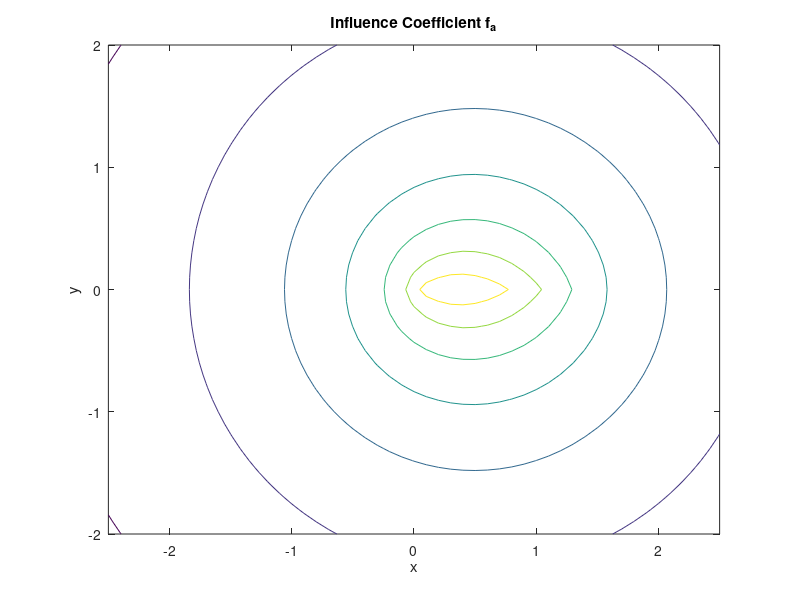
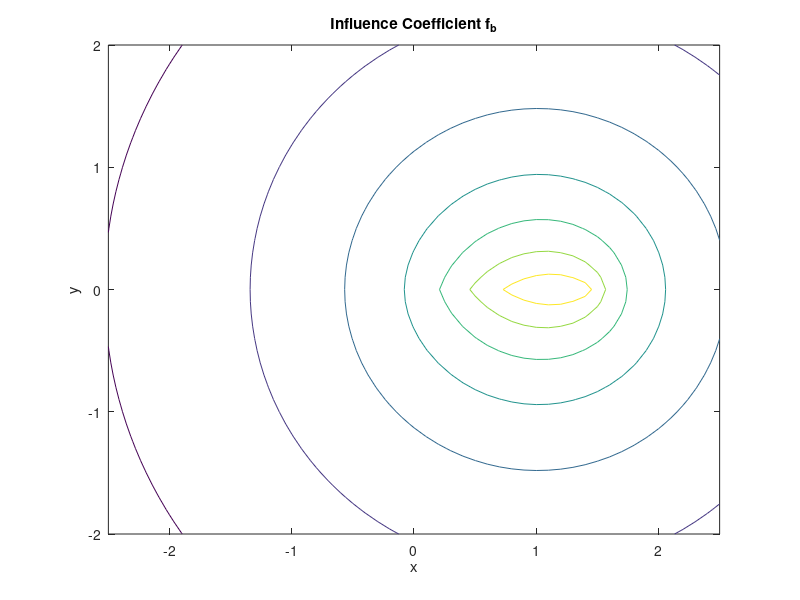
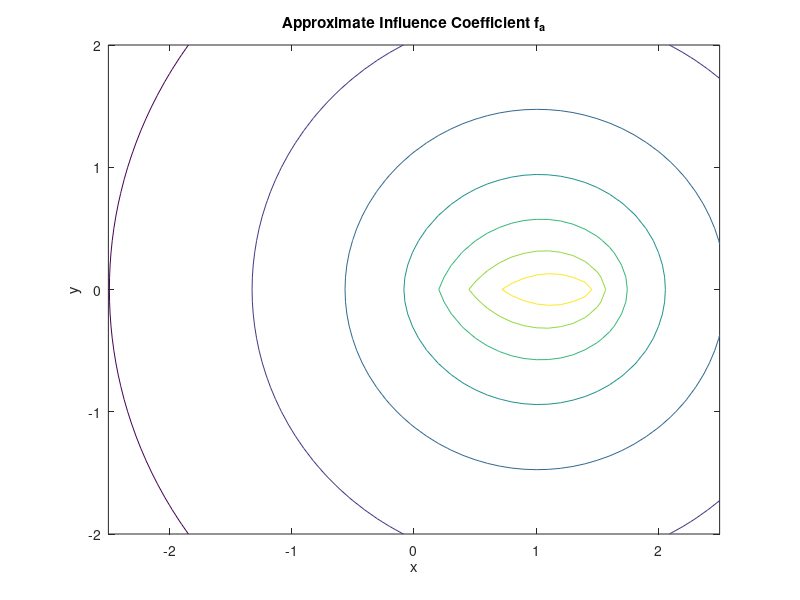
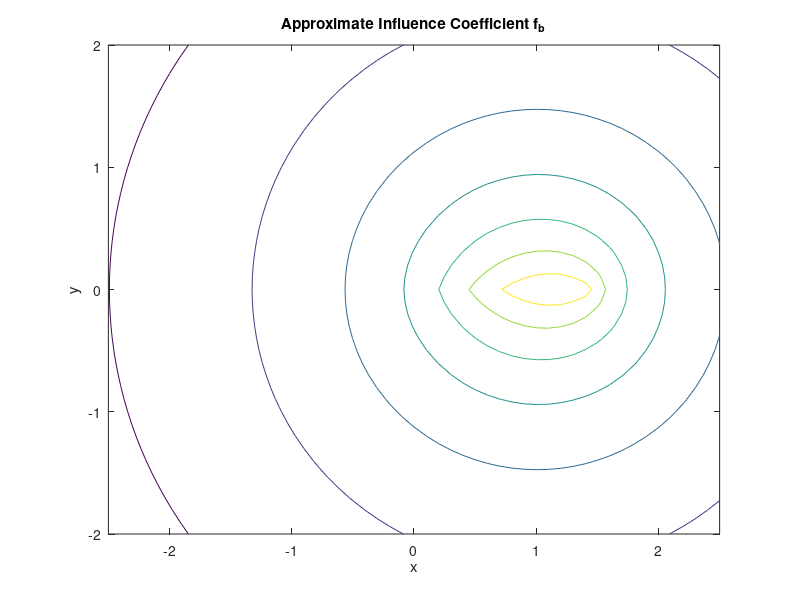

MATLAB code to generate these figures, in order:
del = 1.5;
xmin = -2.5;
xmax = 2.5;
ymin = -2;
ymax = 2;
nv = 100;
nx = 51;
ny = 41;
c = -0.15:0.05:0.15;
yc = 0;

function [infa, infb] = refpaninf(del, X, Yin)
    
    if abs(Yin) < 1e-5
        Y = 1e-5;
    else
        Y = Yin;
    end

    % Calculating I0
    I0 = -(1 / (4 * pi)) * ( ...
        X*log(X^2 + Y^2) - ...
        (X-del)*log((X-del)^2 + Y^2) - ...
        2*del + ...
        2*Y*(atan(X/Y) - atan((X - del) / Y)) );

    % Calculating I1
    I1 = 1/(8 * pi) * ((X^2 + Y^2) * log(X^2 + Y^2) ...
    - ((X - del)^2 + Y^2) * log((X - del)^2 + Y^2) ...
    - 2 * X * del + del^2);

    % Influence coefficient fa
    infa = (I0*(1-(X/del)) - (I1/del));

    % Influence coefficient fb
    infb = (I0*(X/del) + (I1/del));
  
end
 
% Generate grid and compute influence cofficients
for i = 1:nx
    for j = 1:ny
        xm(i,j) = xmin + (i-1)*(xmax-xmin)/(nx-1);
        ym(i,j) = ymin + (j-1)*(ymax-ymin)/(ny-1);
        [infa(i,j), infb(i,j)] = refpaninf(del, xm(i,j), ym(i,j));
    end
end

% Plot fa
figure(1)
contour(xm', ym', infa', c)
xlabel('x'), ylabel('y')
title('Influence Coefficient f_a')
axis equal

% Plot fb in a separate figure
figure(2)
contour(xm', ym', infb', c)
xlabel('x'), ylabel('y')
title('Influence Coefficient f_b')
axis equal

function psixy = psipv(xc, yc, Gamma, x, y)
    r_2 = (x - xc)^2 + (y - yc)^2;   % Distance from vortex center
    if r_2 == 0
        error('Field point (x, y) cannot be exactly at the vortex location (xc, yc).');
    end
    psixy = -Gamma / (4 * pi) * log(r_2);
end 

% Generate grid and compute streamfunction
for k = 1:nv
    xc(k) = (del/nv)/2 + (k - 1)*(del/nv);
    g_a = 1;
    g_b = 0;
    Gamma(k) = (k(g_a - g_b)/nv)*(del/nv);
    for i = 1:nx
        for j = 1:ny
            psi1(i,j,k) = psipv(xc(k), yc, Gamma(k), xm(i,j), ym(i,j));
        end
    end
end


for k = 1:nv
    xc(k) = (del/nv)/2 + (k - 1)*(del/nv);
    g_a = 0;
    g_b = 1;
    Gamma(k) = (k(g_b - g_a)/nv)*(del/nv);
    for i = 1:nx
        for j = 1:ny
            psi2(i,j,k) = psipv(xc(k), yc, Gamma(k), xm(i,j), ym(i,j));
        end
    end
end

infa_approx = sum(psi1, 3);
infb_approx = sum(psi2, 3);

% Plot streamfunction contours
figure(3)
contour(xm', ym', infa_approx', c)  % Use transpose psi' for correct orientation
xlabel('x'), ylabel('y')
title('Approximate Influence Coefficient f_a')
axis equal

% Plot streamfunction contours
figure(4)
contour(xm', ym', infb_approx', c)  % Use transpose psi' for correct orientation
xlabel('x'), ylabel('y')
title('Approximate Influence Coefficient f_b')
axis equal